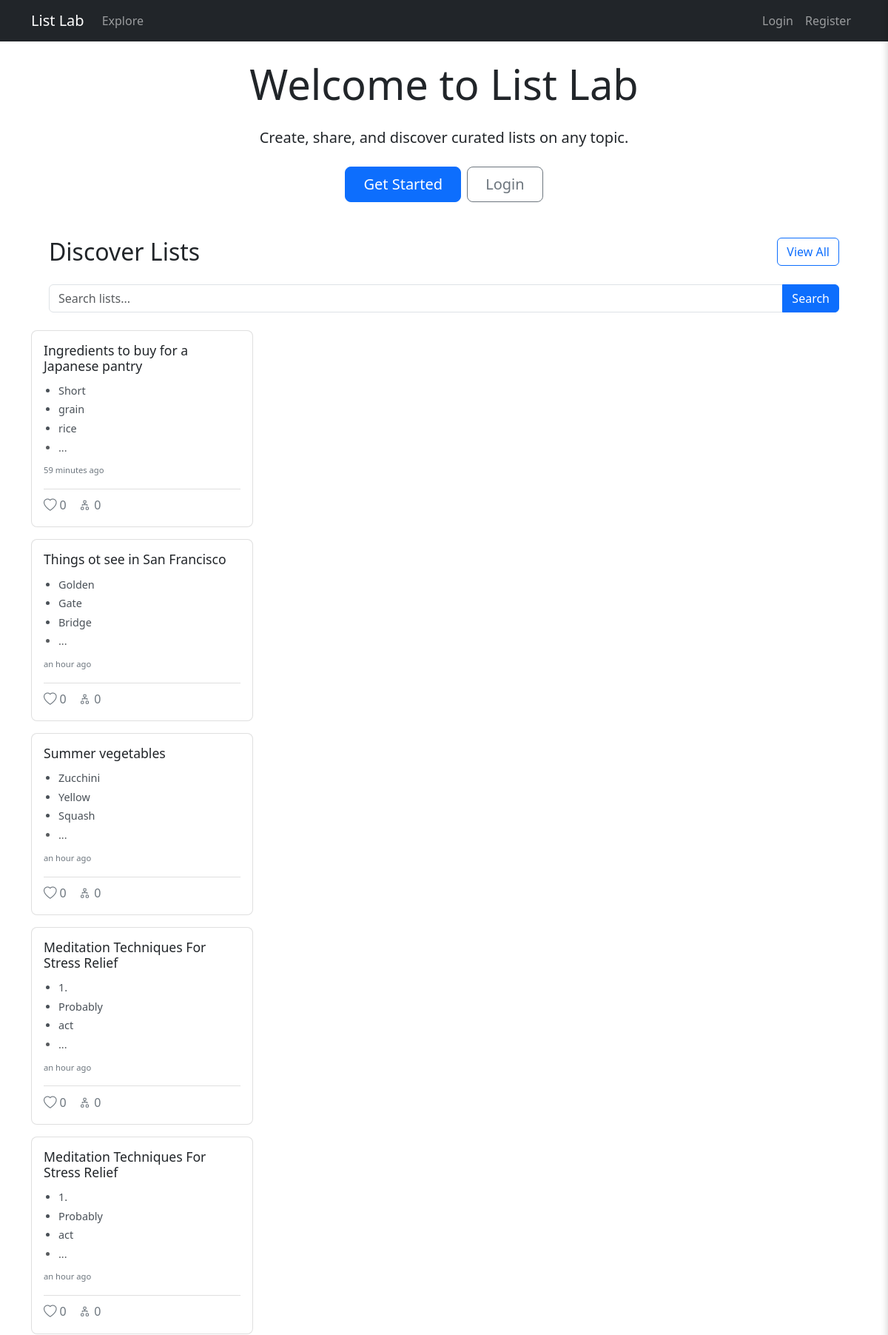
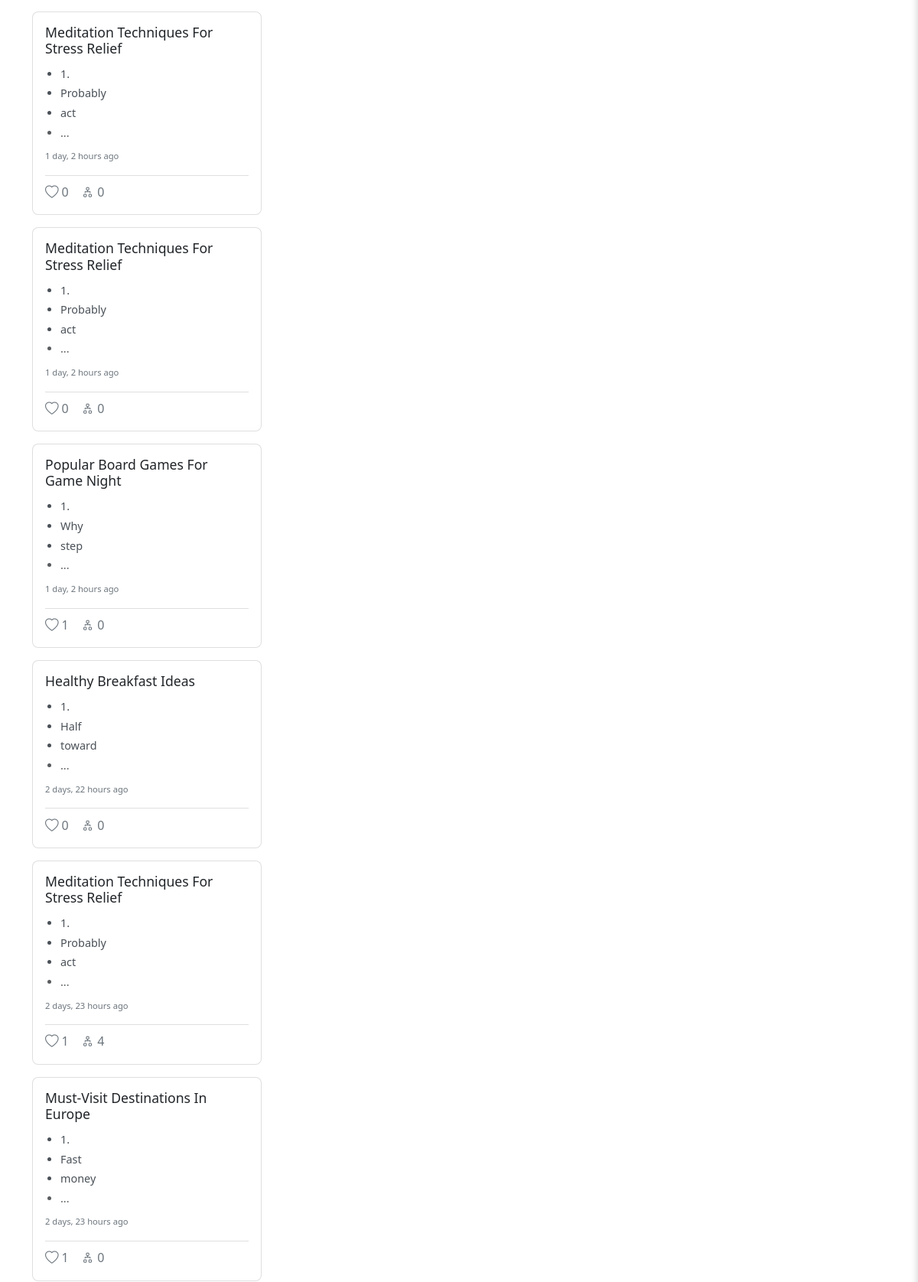
The page / (upper part) on the database its author committed (2 pictures, top to bottom).
### lists/models.py (models this page shows, shortened)
class List(models.Model):
    title = models.CharField(max_length=200)
    description = models.TextField()
    content = models.TextField()
    tags = models.CharField(max_length=500)  # Store as comma-separated values
    created_at = models.DateTimeField(auto_now_add=True)
    updated_at = models.DateTimeField(auto_now=True)
    owner = models.ForeignKey(User, on_delete=models.CASCADE, related_name='owned_lists')
    is_public = models.BooleanField(default=True)
    original_list = models.ForeignKey('self', on_delete=models.SET_NULL, null=True, blank=True, related_name='forks')
    prompt = models.TextField()  # Store the original prompt used to generate the list
    liked_by = models.ManyToManyField(User, through='Like', related_name='liked_lists')
    class Meta:
        ordering = ['-created_at']

### lists/views.py (the view)
# urls.py: 2. Add a URL to urlpatterns:  path('', views.home, name='home')
def home(request):
    if request.user.is_authenticated:
        lists = List.objects.filter(owner=request.user)
        query = request.GET.get('q', '')
        if query:
            lists = lists.filter(
                Q(title__icontains=query) |
                Q(description__icontains=query) |
                Q(content__icontains=query) |
                Q(tags__icontains=query)
            )
        visibility = request.GET.get('visibility', 'all')
        if visibility == 'public':
            lists = lists.filter(is_public=True)
        elif visibility == 'private':
            lists = lists.filter(is_public=False)
        lists = lists.order_by('-created_at')
        return render(request, 'lists/home_authenticated.html', {
            'lists': lists,
            'current_visibility': visibility,
            'query': query
        })
    else:
        lists = List.objects.filter(is_public=True).order_by('-created_at')
        return render(request, 'lists/home_public.html', {
            'lists': lists
        })

### lists/templatetags/list_extras.py (called while the page is built)
@register.filter
def has_forked(list_obj, user):
    if not user.is_authenticated:
        return False
    return list_obj.forks.filter(owner=user).exists()

@register.filter
def has_liked(list_obj, user):
    if not user.is_authenticated:
        return False
    return user.liked_lists.filter(id=list_obj.id).exists()

### templates/lists/home_public.html (shortened to what this page needs)
{% extends 'base.html' %}
{% block content %}
<div class="px-4">
    <div class="text-center mb-5">
        <h1 class="display-4 mb-4">Welcome to List Lab</h1>
        <p class="lead mb-4">Create, share, and discover curated lists on any topic.</p>
        <div class="d-grid gap-2 d-sm-flex justify-content-sm-center">
            <a href="{% url 'register' %}" class="btn btn-primary btn-lg px-4 gap-3">Get Started</a>
            <a href="{% url 'login' %}" class="btn btn-outline-secondary btn-lg px-4">Login</a>
        </div>
    </div>
    <div class="mb-4">
        <div class="d-flex justify-content-between align-items-center mb-4">
            <h2 class="mb-0">Discover Lists</h2>
            <a href="{% url 'explore' %}" class="btn btn-outline-primary">View All</a>
        </div>
        <form action="{% url 'explore' %}" method="get" class="mb-4">
            <div class="input-group">
                <input type="text" name="q" class="form-control" placeholder="Search lists...">
                <button type="submit" class="btn btn-primary">Search</button>
            </div>
        </form>
    </div>
</div>
{% if lists %}
    {% include 'lists/includes/list_grid.html' %}
{% else %}
    <div class="text-center mt-5">
        <p class="lead">No lists found.</p>
    </div>
{% endif %}
{% endblock %}

### templates/lists/includes/list_grid.html (shortened to what this page needs)
{% load static %}
{% load list_extras %}
{% load humanize %}
<div class="list-grid">
    {% for list in lists %}
        <div class="list-card grid-item" data-list-id="{{ list.pk }}">
            <div onclick="openDrawer({{ list.pk }})">
                <h3 class="list-card-title">{{ list.title }}</h3>
                <div class="list-card-content">
                    <ul>
                        {% with items=list.content.split|slice:":3" %}
                            {% for item in items %}
                                <li>{{ item }}</li>
                            {% endfor %}
                            {% if list.content.split|length > 3 %}
                                <li class="text-muted">...</li>
                            {% endif %}
                        {% endwith %}
                    </ul>
                </div>
                <div class="list-card-meta">
                    <small>{{ list.created_at|naturaltime }}</small>
                </div>
            </div>
            <div class="list-card-footer">
                <button type="button"
                        class="like-button {% if list|has_liked:user %}liked{% endif %}"
                        onclick="toggleLike(event, {{ list.pk }})"
                        {% if not user.is_authenticated %}disabled title="Login to like lists"{% endif %}
                        title="{{ list|has_liked:user|yesno:'Unlike this list,Like this list' }}">
                    <i class="bi {% if list|has_liked:user %}bi-heart-fill{% else %}bi-heart{% endif %}"></i>
                    <span class="like-count">{{ list.likes.count }}</span>
                </button>
                <button type="button"
                        class="fork-button {% if list|has_forked:user %}forked{% endif %}"
                        onclick="quickFork(event, {{ list.pk }})"
                        {% if not user.is_authenticated %}disabled title="Login to fork lists"{% endif %}
                        title="Fork this list">
                    <i class="bi {% if list|has_forked:user %}bi-diagram-2-fill{% else %}bi-diagram-2{% endif %}"></i>
                    <span class="fork-count">{{ list.forks.count }}</span>
                </button>
            </div>
        </div>
    {% endfor %}
</div>

### templates/lists/includes/list_grid.html (style rules this page uses)
.list-grid { width: 100%; margin: 0 auto; }
.list-card { width: 300px; margin-bottom: 1rem; background: #fff; border: 1px solid rgba(0,0,0,.125); border-radius: 0.5rem; padding: 1rem; break-inside: avoid; transition: box-shadow 0.3s ease, transform 0.3s ease; cursor: pointer; }
.list-card-title { font-size: 1.1rem; font-weight: 500; margin-bottom: 0.5rem; color: #212529; }
.list-card-meta { font-size: 0.8rem; color: #6c757d; display: flex; justify-content: space-between; align-items: center; margin-bottom: 0.75rem; }
.list-card-meta small { color: #6c757d; }
.list-card-footer { display: flex; justify-content: flex-start; align-items: center; gap: 1rem; margin-top: 1rem; padding-top: 0.5rem; border-top: 1px solid rgba(0,0,0,.125); }
.like-button, .fork-button, .visibility-button { background: none; border: none; padding: 0; cursor: pointer; display: flex; align-items: center; gap: 0.25rem; color: #6c757d; transition: color 0.2s ease; }
.like-button i, .fork-button i, .visibility-button i { font-size: 1.1rem; }
.list-card-content { margin: 0.75rem 0; padding-left: 1.25rem; font-size: 0.9rem; color: #495057; }
.list-card-content ul { list-style: disc; margin: 0; padding: 0; }
.list-card-content li { margin-bottom: 0.25rem; }

### rows shown on the page
List: title "Ingredients to buy for a Japanese pantry", items "Short" "grain" "rice", created_at "59 minutes ago", likes.count "0", forks.count "0"
List: title "Things ot see in San Francisco", items "Golden" "Gate" "Bridge", created_at "an hour ago", likes.count "0", forks.count "0"
List: title "Summer vegetables", items "Zucchini" "Yellow" "Squash", created_at "an hour ago", likes.count "0", forks.count "0"
List: title "Meditation Techniques For Stress Relief", items "1." "Probably" "act", created_at "an hour ago", likes.count "0", forks.count "0"
List: title "Meditation Techniques For Stress Relief", items "1." "Probably" "act", created_at "an hour ago", likes.count "0", forks.count "0"
List: title "Meditation Techniques For Stress Relief", items "1." "Probably" "act", created_at "1 day, 2 hours ago", likes.count "0", forks.count "0"
List: title "Meditation Techniques For Stress Relief", items "1." "Probably" "act", created_at "1 day, 2 hours ago", likes.count "0", forks.count "0"
List: title "Popular Board Games For Game Night", items "1." "Why" "step", created_at "1 day, 2 hours ago", likes.count "1", forks.count "0"
List: title "Healthy Breakfast Ideas", items "1." "Half" "toward", created_at "2 days, 22 hours ago", likes.count "0", forks.count "0"
List: title "Meditation Techniques For Stress Relief", items "1." "Probably" "act", created_at "2 days, 23 hours ago", likes.count "1", forks.count "4"
List: title "Must-Visit Destinations In Europe", items "1." "Fast" "money", created_at "2 days, 23 hours ago", likes.count "1", forks.count "0"
